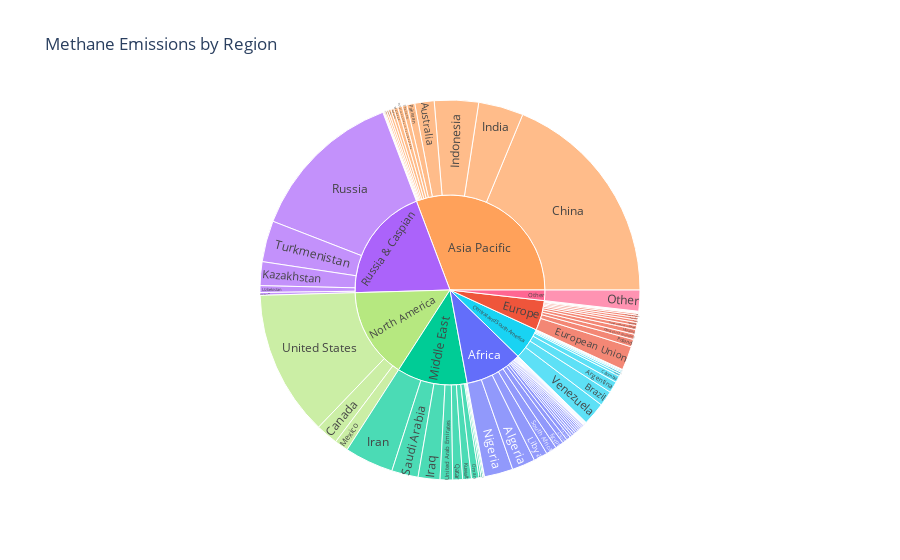

The code cell stored with this chart in its notebook:
### Code cell
# Creating region-based sunburst chart
region_sb = px.sunburst(
    seg_totals, 
    path=['region', 'country'], 
    title='Methane Emissions by Region',
    values='emissions', 
    color='region'
)



region_sb.update_traces(hoverinfo = 'value')

region_sb.show()

### Figure 1 — Plotly figure (JSON) as saved in the notebook; plotly's stock layout.template omitted (floating-point values rounded to 4 significant figures)
{"data": [{"branchvalues": "total", "customdata": [["Africa"], ["Europe"], ["Africa"], ["Middle East"], ["Russia & Caspian"], ["Europe"], ["Middle East"], ["Europe"], ["Asia Pacific"], ["Central and South America"], ["Central and South America"], ["Africa"], ["Asia Pacific"], ["Europe"], ["Europe"], ["Europe"], ["Other"], ["Middle East"], ["Europe"], ["Africa"], ["Africa"], ["Asia Pacific"], ["Europe"], ["Asia Pacific"], ["Africa"], ["Africa"], ["Africa"], ["North America"], ["Middle East"], ["Europe"], ["Central and South America"], ["Asia Pacific"], ["Africa"], ["Middle East"], ["Asia Pacific"], ["Central and South America"], ["Russia & Caspian"], ["Central and South America"], ["North America"], ["Europe"], ["Middle East"], ["Europe"], ["Russia & Caspian"], ["Africa"], ["Central and South America"], ["Africa"], ["Asia Pacific"], ["Africa"], ["Middle East"], ["Europe"], ["Africa"], ["Africa"], ["Africa"], ["Asia Pacific"], ["Africa"], ["Central and South America"], ["Europe"], ["Africa"], ["Central and South America"], ["Africa"], ["Africa"], ["Central and South America"], ["Asia Pacific"], ["Africa"], ["North America"], ["Africa"], ["Asia Pacific"], ["Central and South America"], ["Africa"], ["Central and South America"], ["Africa"], ["Asia Pacific"], ["Middle East"], ["Russia & Caspian"], ["Asia Pacific"], ["Central and South America"], ["Africa"], ["Africa"], ["Other"], ["Africa"], ["Africa"], ["North America"], ["Asia Pacific"], ["Africa"], ["Middle East"], ["Middle East"], ["Asia Pacific"], ["Africa"], ["Russia & Caspian"], ["Middle East"], ["Asia Pacific"], ["Europe"], ["Europe"], ["Middle East"], ["Middle East"], ["Asia Pacific"], ["Asia Pacific"], ["Central and South America"], ["Africa"], ["Africa"], ["Europe"], ["Africa"], ["Europe"], ["Europe"], ["Europe"], ["Russia & Caspian"]], "domain": {"x": [0, 1], "y": [0, 1]}, "hoverinfo": "value", "hovertemplate": "labels=%{label}<br>emissions=%{value}<br>parent=%{parent}<br>id=%{id}<br>region=%{customdata[0]}<extra></extra>", "ids": ["Africa/Algeria", "Europe/Slovenia", "Africa/Senegal", "Middle East/Saudi Arabia", "Russia & Caspian/Russia", "Europe/Romania", "Middle East/Qatar", "Europe/Poland", "Asia Pacific/Philippines", "Central and South America/Peru", "Central and South America/Paraguay", "Africa/Somalia", "Asia Pacific/Pakistan", "Europe/Other countries in Europe", "Europe/Other EU7 countries", "Europe/Other EU17 countries", "Other/Other", "Middle East/Oman", "Europe/Norway", "Africa/Nigeria", "Africa/Niger", "Asia Pacific/New Zealand", "Europe/Netherlands", "Asia Pacific/Other countries in Southeast Asia", "Africa/South Africa", "Africa/South Sudan", "Africa/Sudan", "North America", "Middle East", "Europe", "Central and South America", "Asia Pacific", "Africa", "Middle East/Yemen", "Asia Pacific/Vietnam", "Central and South America/Venezuela", "Russia & Caspian/Uzbekistan", "Central and South America/Uruguay", "North America/United States", "Europe/United Kingdom", "Middle East/United Arab Emirates", "Europe/Ukraine", "Russia & Caspian/Turkmenistan", "Africa/Tunisia", "Central and South America/Trinidad and Tobago", "Africa/Togo", "Asia Pacific/Thailand", "Africa/Tanzania", "Middle East/Syria", "Europe/Sweden", "Africa/Namibia", "Africa/Mozambique", "Africa/Morocco", "Asia Pacific/Mongolia", "Africa/Egypt", "Central and South America/Ecuador", "Europe/Denmark", "Africa/Democratic Republic of Congo", "Central and South America/Cuba", "Africa/Cote d'Ivoire", "Africa/Congo", "Central and South America/Colombia", "Asia Pacific/China", "Africa/Chad", "North America/Canada", "Africa/Cameroon", "Asia Pacific/Brunei", "Central and South America/Brazil", "Africa/Botswana", "Central and South America/Bolivia", "Africa/Benin", "Asia Pacific/Bangladesh", "Middle East/Bahrain", "Russia & Caspian/Azerbaijan", "Asia Pacific/Australia", "Central and South America/Argentina", "Africa/Angola", "Africa/Equatorial Guinea", "Other", "Africa/Eritrea", "Africa/Ethiopia", "North America/Mexico", "Asia Pacific/Malaysia", "Africa/Libya", "Middle East/Lebanon", "Middle East/Kuwait", "Asia Pacific/Korea", "Africa/Kenya", "Russia & Caspian/Kazakhstan", "Middle East/Jordan", "Asia Pacific/Japan", "Europe/Italy", "Europe/Israel", "Middle East/Iraq", "Middle East/Iran", "Asia Pacific/Indonesia", "Asia Pacific/India", "Central and South America/Guyana", "Africa/Guinea", "Africa/Ghana", "Europe/Germany", "Africa/Gabon", "Europe/France", "Europe/European Union", "Europe/Estonia", "Russia & Caspian"], "labels": ["Algeria", "Slovenia", "Senegal", "Saudi Arabia", "Russia", "Romania", "Qatar", "Poland", "Philippines", "Peru", "Paraguay", "Somalia", "Pakistan", "Other countries in Europe", "Other EU7 countries", "Other EU17 countries", "Other", "Oman", "Norway", "Nigeria", "Niger", "New Zealand", "Netherlands", "Other countries in Southeast Asia", "South Africa", "South Sudan", "Sudan", "North America", "Middle East", "Europe", "Central and South America", "Asia Pacific", "Africa", "Yemen", "Vietnam", "Venezuela", "Uzbekistan", "Uruguay", "United States", "United Kingdom", "United Arab Emirates", "Ukraine", "Turkmenistan", "Tunisia", "Trinidad and Tobago", "Togo", "Thailand", "Tanzania", "Syria", "Sweden", "Namibia", "Mozambique", "Morocco", "Mongolia", "Egypt", "Ecuador", "Denmark", "Democratic Republic of Congo", "Cuba", "Cote d'Ivoire", "Congo", "Colombia", "China", "Chad", "Canada", "Cameroon", "Brunei", "Brazil", "Botswana", "Bolivia", "Benin", "Bangladesh", "Bahrain", "Azerbaijan", "Australia", "Argentina", "Angola", "Equatorial Guinea", "Other", "Eritrea", "Ethiopia", "Mexico", "Malaysia", "Libya", "Lebanon", "Kuwait", "Korea", "Kenya", "Kazakhstan", "Jordan", "Japan", "Italy", "Israel", "Iraq", "Iran", "Indonesia", "India", "Guyana", "Guinea", "Ghana", "Germany", "Gabon", "France", "European Union", "Estonia", "Russia & Caspian"], "marker": {"colors": ["#636efa", "#EF553B", "#636efa", "#00cc96", "#ab63fa", "#EF553B", "#00cc96", "#EF553B", "#FFA15A", "#19d3f3", "#19d3f3", "#636efa", "#FFA15A", "#EF553B", "#EF553B", "#EF553B", "#FF6692", "#00cc96", "#EF553B", "#636efa", "#636efa", "#FFA15A", "#EF553B", "#FFA15A", "#636efa", "#636efa", "#636efa", "#B6E880", "#00cc96", "#EF553B", "#19d3f3", "#FFA15A", "#636efa", "#00cc96", "#FFA15A", "#19d3f3", "#ab63fa", "#19d3f3", "#B6E880", "#EF553B", "#00cc96", "#EF553B", "#ab63fa", "#636efa", "#19d3f3", "#636efa", "#FFA15A", "#636efa", "#00cc96", "#EF553B", "#636efa", "#636efa", "#636efa", "#FFA15A", "#636efa", "#19d3f3", "#EF553B", "#636efa", "#19d3f3", "#636efa", "#636efa", "#19d3f3", "#FFA15A", "#636efa", "#B6E880", "#636efa", "#FFA15A", "#19d3f3", "#636efa", "#19d3f3", "#636efa", "#FFA15A", "#00cc96", "#ab63fa", "#FFA15A", "#19d3f3", "#636efa", "#636efa", "#FF6692", "#636efa", "#636efa", "#B6E880", "#FFA15A", "#636efa", "#00cc96", "#00cc96", "#FFA15A", "#636efa", "#ab63fa", "#00cc96", "#FFA15A", "#EF553B", "#EF553B", "#00cc96", "#00cc96", "#FFA15A", "#FFA15A", "#19d3f3", "#636efa", "#636efa", "#EF553B", "#636efa", "#EF553B", "#EF553B", "#EF553B", "#ab63fa"]}, "name": "", "parents": ["Africa", "Europe", "Africa", "Middle East", "Russia & Caspian", "Europe", "Middle East", "Europe", "Asia Pacific", "Central and South America", "Central and South America", "Africa", "Asia Pacific", "Europe", "Europe", "Europe", "Other", "Middle East", "Europe", "Africa", "Africa", "Asia Pacific", "Europe", "Asia Pacific", "Africa", "Africa", "Africa", "", "", "", "", "", "", "Middle East", "Asia Pacific", "Central and South America", "Russia & Caspian", "Central and South America", "North America", "Europe", "Middle East", "Europe", "Russia & Caspian", "Africa", "Central and South America", "Africa", "Asia Pacific", "Africa", "Middle East", "Europe", "Africa", "Africa", "Africa", "Asia Pacific", "Africa", "Central and South America", "Europe", "Africa", "Central and South America", "Africa", "Africa", "Central and South America", "Asia Pacific", "Africa", "North America", "Africa", "Asia Pacific", "Central and South America", "Africa", "Central and South America", "Africa", "Asia Pacific", "Middle East", "Russia & Caspian", "Asia Pacific", "Central and South America", "Africa", "Africa", "", "Africa", "Africa", "North America", "Asia Pacific", "Africa", "Middle East", "Middle East", "Asia Pacific", "Africa", "Russia & Caspian", "Middle East", "Asia Pacific", "Europe", "Europe", "Middle East", "Middle East", "Asia Pacific", "Asia Pacific", "Central and South America", "Africa", "Africa", "Europe", "Africa", "Europe", "Europe", "Europe", ""], "type": "sunburst", "values": [2669.0, 7.727, 13.02, 3051.0, 18080.0, 285.4, 1139.0, 865.3, 116.4, 131.7, 16.35, 29.51, 920.4, 448.2, 55.6, 600.1, 2421.0, 869.3, 41.1, 3306.0, 40.87, 37.33, 29.26, 527.3, 1239.0, 76.99, 143.1, 20900.0, 16270.0, 6882.0, 7323.0, 41620.0, 13270.0, 145.2, 60.93, 2643.0, 780.9, 7.599, 16770.0, 274.6, 1439.0, 553.4, 4740.0, 77.23, 209.2, 19.23, 535.2, 203.4, 237.7, 31.99, 2.631, 227.4, 22.18, 216.9, 958.0, 277.1, 41.52, 260.7, 21.07, 93.4, 264.8, 778.2, 25370.0, 51.42, 2548.0, 216.6, 43.51, 1756.0, 6.199, 128.1, 26.63, 334.3, 190.7, 323.3, 2232.0, 1307.0, 568.7, 169.0, 2421.0, 5.937, 464.2, 1581.0, 474.0, 1599.0, 4.713, 1002.0, 200.3, 143.8, 2741.0, 47.21, 283.3, 285.8, 43.21, 2515.0, 5630.0, 5080.0, 5185.0, 47.57, 0.008, 120.7, 353.1, 248.6, 193.6, 2761.0, 11.62, 26660.0]}], "layout": {"legend": {"tracegroupgap": 0}, "title": {"text": "Methane Emissions by Region"}}}
